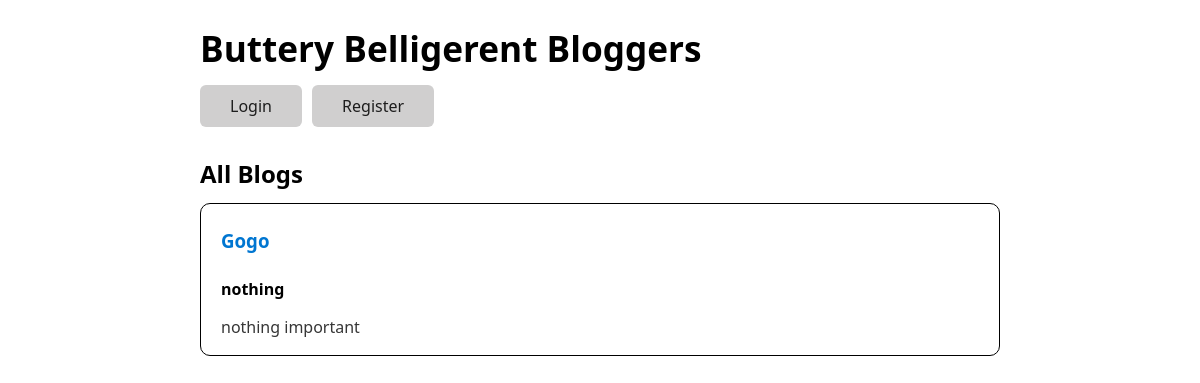
Page /explore on the earlier database version.
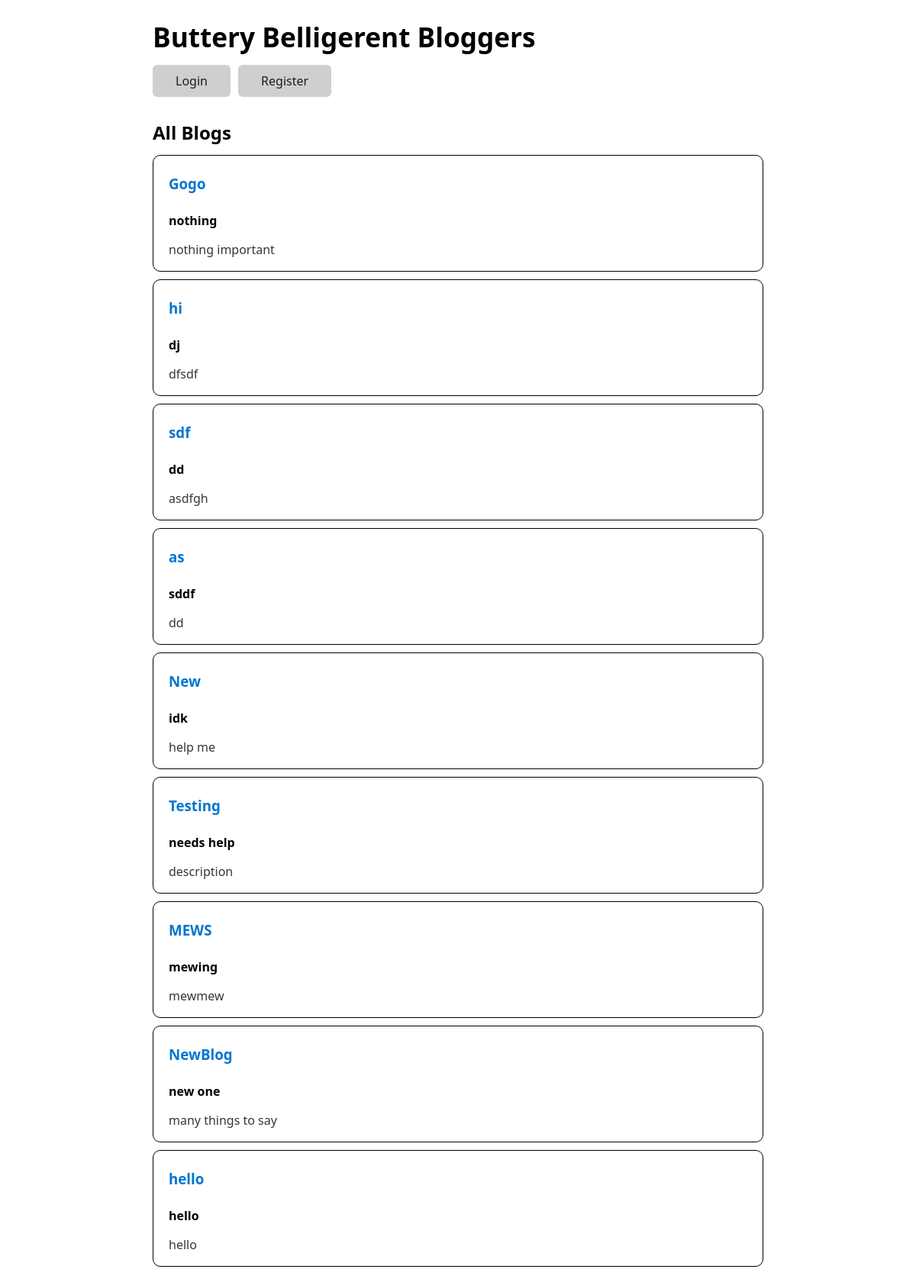
Same page on the later database version.
### tables this page shows
CREATE TABLE blogs (id INTEGER PRIMARY KEY AUTOINCREMENT, title TEXT NOT NULL, slug TEXT NOT NULL, subtitle TEXT, description TEXT, posts TEXT, author INTEGER NOT NULL, history TEXT, created_at INTEGER NOT NULL, updated_at INTEGER NOT NULL);

### __init__.py (the view)
@app.route('/explore')
def explore():
    username = flask.session.get('username')
    blogs = blog_table.get_all(cursor=connection.cursor())
    users = user_table.get_all(cursor=connection.cursor())
    print(blogs)
    return render_homepage.build_page(username=username, blogs=blogs, users=users)

### database/blog.py (called while the page is built)
def get_all(cursor, **kwargs):
    query = "SELECT * FROM blogs WHERE "
    for key, value in kwargs.items():
        query += "{} = '{}' AND ".format(key, value)
    query = query[:-5]
    cursor.execute(query)
    blogs = cursor.fetchall()
    return blogs

### database/user.py (called while the page is built)
def get_all(cursor, **kwargs):
    query = "SELECT * FROM blogs WHERE "
    for key, value in kwargs.items():
        query += "{} = '{}' AND ".format(key, value)
    query = query[:-5]
    cursor.execute(query)
    users = cursor.fetchall()
    return users

### render/homepage.py (called while the page is built)
def build_page(**kwargs):
    return flask.render_template('explore.html', **kwargs)

### templates/explore.html (shortened to what this page needs)
<!DOCTYPE html>
<html>
<head>
    <link rel="stylesheet" href="/static/css/page.css">
</head>
<body>
  <h1> Buttery Belligerent Bloggers</h1>
{% if not username %}
    <button onclick="window.location.href='/login'">Login</button>
    <button onclick="window.location.href='/register'">Register</button>
{% endif %}
<h2>
  All Blogs
</h2>
  {% for blog in blogs %}
  <div class="blog-container">
      <h3>
    <a href="/blog/{{blog[2].lower()}}">
      {{ blog[1] }}
    </a>
  </h3>
  <h4>
      {{ blog[3] }}
  </h4>
  <p>
      {{ blog[4] }}
  </p>
  </div>
  {% endfor %}
</body>
</html>

Differences in the rows shown:
added blogs: title "hi", subtitle "dj", description "dfsdf"
added blogs: title "sdf", subtitle "dd", description "asdfgh"
added blogs: title "as", subtitle "sddf", description "dd"
added blogs: title "New", subtitle "idk", description "help me"
added blogs: title "Testing", subtitle "needs help", description "description"
added blogs: title "MEWS", subtitle "mewing", description "mewmew"
added blogs: title "NewBlog", subtitle "new one", description "many things to say"
added blogs: title "hello", subtitle "hello", description "hello"
